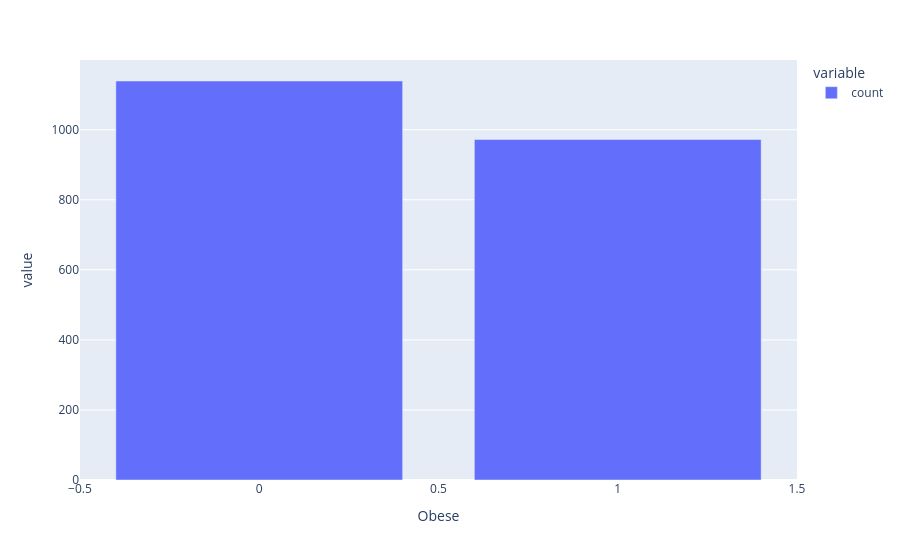

The code cell stored with this chart in its notebook:
### Markdown cell above
## Numeric Features

### Code cell
# Target feature distribuition
px.bar(df_obesity.value_counts('Obese'))

### Figure 1 — Plotly figure (JSON) as saved in the notebook; plotly's stock layout.template omitted (floating-point values rounded to 4 significant figures)
{"data": [{"hovertemplate": "variable=count<br>Obese=%{x}<br>value=%{y}<extra></extra>", "legendgroup": "count", "marker": {"color": "#636efa", "pattern": {"shape": ""}}, "name": "count", "orientation": "v", "showlegend": true, "textposition": "auto", "type": "bar", "x": [0, 1], "xaxis": "x", "y": [1139, 972], "yaxis": "y"}], "layout": {"barmode": "relative", "legend": {"title": {"text": "variable"}, "tracegroupgap": 0}, "margin": {"t": 60}, "xaxis": {"anchor": "y", "domain": [0, 1], "title": {"text": "Obese"}}, "yaxis": {"anchor": "x", "domain": [0, 1], "title": {"text": "value"}}}}
